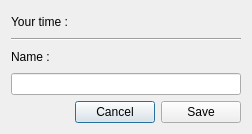
<?xml version="1.0" encoding="UTF-8"?>
<ui version="4.0">
 <class>OnWinDialog</class>
 <widget class="QDialog" name="OnWinDialog">
  <property name="geometry">
   <rect>
    <x>0</x>
    <y>0</y>
    <width>252</width>
    <height>134</height>
   </rect>
  </property>
  <property name="windowTitle">
   <string>Congratulation</string>
  </property>
  <layout class="QVBoxLayout" name="verticalLayout">
   <item>
    <layout class="QHBoxLayout" name="horizontalLayout">
     <item>
      <widget class="QLabel" name="label_2">
       <property name="text">
        <string>Your time :</string>
       </property>
      </widget>
     </item>
     <item>
      <widget class="QLabel" name="timeLabel">
       <property name="text">
        <string/>
       </property>
      </widget>
     </item>
    </layout>
   </item>
   <item>
    <widget class="Line" name="line">
     <property name="orientation">
      <enum>Qt::Horizontal</enum>
     </property>
    </widget>
   </item>
   <item>
    <widget class="QLabel" name="label">
     <property name="text">
      <string>Name :</string>
     </property>
    </widget>
   </item>
   <item>
    <widget class="QLineEdit" name="nameEdit"/>
   </item>
   <item>
    <layout class="QHBoxLayout" name="horizontalLayout_2">
     <item>
      <spacer name="horizontalSpacer">
       <property name="orientation">
        <enum>Qt::Horizontal</enum>
       </property>
       <property name="sizeHint" stdset="0">
        <size>
         <width>40</width>
         <height>20</height>
        </size>
       </property>
      </spacer>
     </item>
     <item>
      <widget class="QPushButton" name="cancelButton">
       <property name="text">
        <string>Cancel</string>
       </property>
      </widget>
     </item>
     <item>
      <widget class="QPushButton" name="saveButton">
       <property name="text">
        <string>Save</string>
       </property>
      </widget>
     </item>
    </layout>
   </item>
  </layout>
 </widget>
 <resources/>
 <connections/>
</ui>
